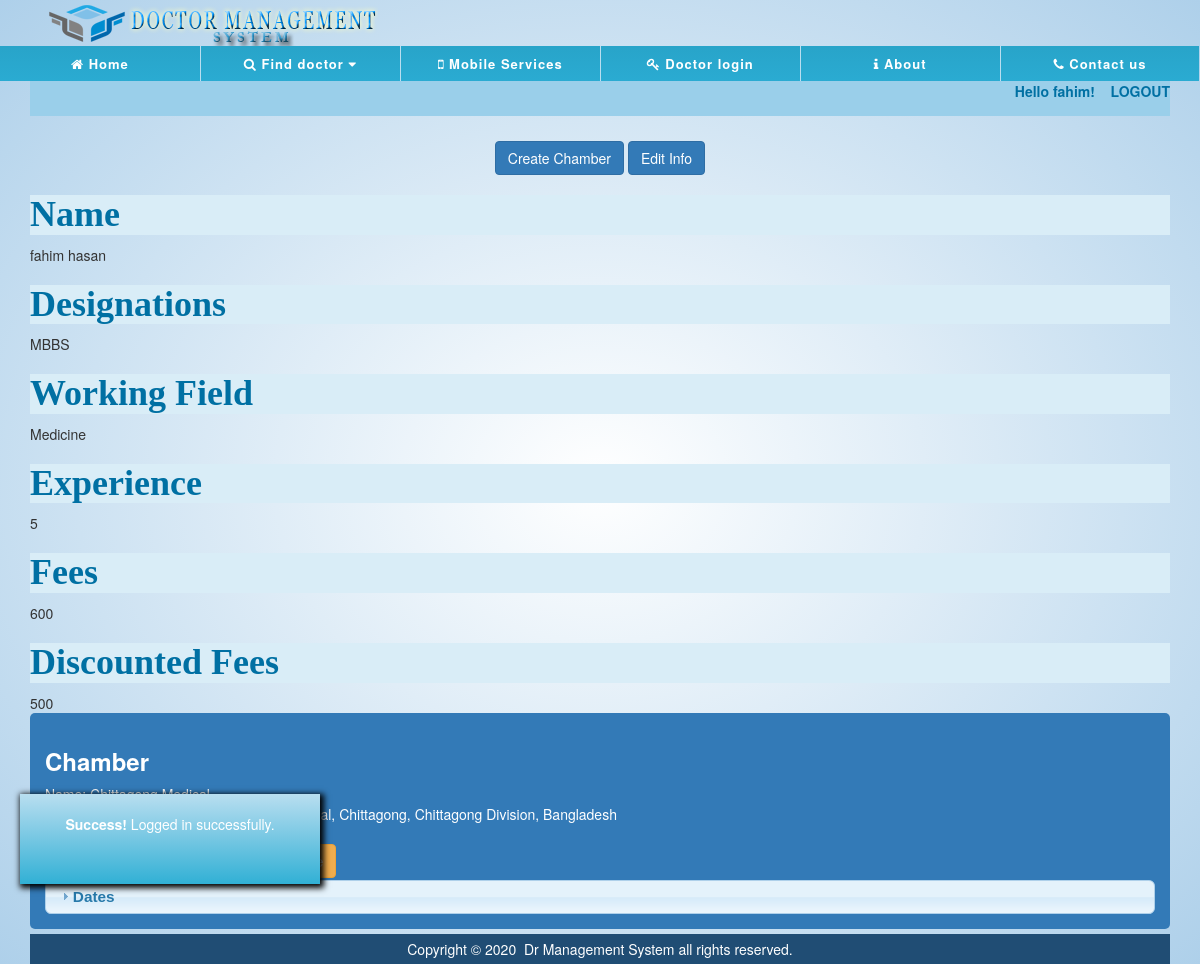
/views/BITM/RHYTHM/index.php (signed in), run on the app's committed database.
### tables this page shows
CREATE TABLE `doctor` (
  `id` int(13) NOT NULL,
  `first_name` varchar(100) NOT NULL,
  `last_name` varchar(100) NOT NULL,
  `email` varchar(100) NOT NULL,
  `password` varchar(100) NOT NULL,
  `bmdc` varchar(100) NOT NULL,
  `designation` varchar(100) NOT NULL,
  `working_field` varchar(100) NOT NULL,
  `experience` varchar(100) NOT NULL,
  `fees` varchar(100) NOT NULL,
  `discounted_fees` varchar(100) NOT NULL,
  `email_verified` varchar(200) NOT NULL,
  `is_real` varchar(100) NOT NULL DEFAULT 'NO'
);

CREATE TABLE `chamber` (
  `c_id` int(13) NOT NULL,
  `chamber_name` varchar(100) NOT NULL,
  `chamber_location` varchar(300) NOT NULL,
  `phone_no` varchar(100) NOT NULL,
  `d_id` int(13) NOT NULL,
  `day` varchar(100) NOT NULL,
  `max_app_day` varchar(100) NOT NULL,
  `max_p_limit` varchar(100) NOT NULL,
  `timeto` varchar(100) NOT NULL,
  `time` varchar(100) NOT NULL
);

### src/BITM/RHYTHM/User/User.php (called while the page is built, shortened)
<?php
class User extends DB{
    public $email="";
    public function setData($data=array()){
        if(array_key_exists('email',$data)){
            $this->email=$data['email'];
        }
        return $this;
    }
    public function view(){
        $query=" SELECT * FROM doctor WHERE email = '$this->email' ";
        $STH =$this->conn->query($query);
        $STH->setFetchMode(PDO::FETCH_OBJ);
        return $STH->fetch();
    }
}

### src/BITM/RHYTHM/Model/Database.php (called while the page is built, shortened)
<?php
class Database{
    public $username="root";
    public $password="";
    public function __construct()
    {
        try {
            $this->conn = new PDO("mysql:host=localhost;dbname=doctor_management_system", $this->username, $this->password);
        }
        catch(PDOException $e) {
            echo $e->getMessage();
        }
    }
}

### src/BITM/RHYTHM/Message/Message.php (called while the page is built, shortened)
<?php
class Message{
    public static function message($message=NULL)
    {
        if (is_null($message)) {
            $_message = self::getMessage();
            return $_message;
        } else {
            self::setMessage($message);
        }
    }
    public static function getMessage(){
        $_message= $_SESSION['message'];
        return $_message;
    }
}

### src/BITM/RHYTHM/User/Chamber.php (called while the page is built, shortened)
<?php
class chamber extends DB
{
    public function indexc($did){
        $query = "SELECT * FROM `doctor` inner join `chamber` on `doctor`.id=`chamber`.d_id WHERE doctor.id=$did";
        $sth = $this->conn->query($query);
        $sth->setFetchMode(PDO::FETCH_OBJ);
        $allData=  $sth->fetchAll();
        return $allData;
    }
}

### views/BITM/RHYTHM/index.php (the view, shortened to what this page needs)
<?php
$obj= new User();
$obj->setData($_SESSION);
$singleUser = $obj->view();
$object = new chamber();
$allData = $object->indexc($singleUser->id);
?>
<!DOCTYPE html>
<html>
<head>
    <link rel="stylesheet" href="../../../resources/bootstrap-3.3.7-dist/css/bootstrap.min.css">
    <link rel="stylesheet" href="../../../resources/jquery-ui-1.12.1.custom/jquery-ui.css">
    <link rel="stylesheet" type="text/css" href="../../../resources/font-awesome-4.7.0/css/font-awesome.min.css">
    <link rel="stylesheet" type="text/css" href="../../../resources/bootstrap-3.3.7-dist/css/bootstrap.min.css">
    <link rel="stylesheet" type="text/css" href="../../../resources/animate.css-master/animate.min.css">
    <link rel="stylesheet" type="text/css" href="../../../resources/css/commonnav.css">
    <link rel="stylesheet" type="text/css" href="../../../resources/css/commonfooter.css">
    <link rel="stylesheet" type="text/css" href="../../../resources/css/frontpagestyle.css">
</head>
<body style="background: radial-gradient(#ffffff,#aed0ea)">
<header>
    <div class="container">
        <div class="col-lg-10"><img src="../../../resources/image/headlogo.png" alt="header_logo"></div>
    </div>
    <div class="navigation">
        <ul>
            <li><a href="../../../index.php"><i class="fa fa-home"></i> Home</a></li>
            <li><a href=""><i class="fa fa-search"></i> Find doctor <i class="fa fa-caret-down"></i></a>
            </li>
            <li><a href="User/Profile/mobile.php"><i class="fa fa-mobile"></i> Mobile Services</a></li>
            <li><a href="index.php"><i class="fa fa-key"></i> Doctor login</a></li>
            <li><a href="User/Profile/about.php"><i class="fa fa-info"></i> About</a></li>
            <li><a href="User/Profile/contact_us.php"><i class="fa fa-phone"></i> Contact us</a></li>
        </ul>
    </div>
</header>
<div class="container">
    <header class="tab-content">
        <div style="width: 100%;height: 35px;background-color:#9acfea ">
            <div class="content" style="text-align: right;height: 35px;color: #0070a3;font-weight: bold ">
                Hello <?php echo "$singleUser->first_name"?>! &nbsp;
                <div style="float: right">&nbsp<a style="list-style-type: none;color: #0070a3;font-weight: bold" href= "User/Authentication/logout.php" > LOGOUT </a></div>
            </div>
        </div>
    </header>
    <div class="text-center">
        <?php  if(isset($_SESSION['message']) )if($_SESSION['message']!=""){ ?>
        <div id="message" >
            <?php if((array_key_exists('message',$_SESSION)&& (!empty($_SESSION['message'])))) {
                echo "&nbsp;".Message::message();
            }
            ?>
        </div>
        <?php } ?>
    </div>
    <div class="text-center" style="padding-top: 5px;">
        <form action="User/Profile/chamber.php" method="post" style="display: inline-block">
            <button type="submit" name="bton" class="btn btn-primary">Create Chamber</button>
        </form>
        <a href="User/Profile/edit_single_doctor.php?email=<?php echo $singleUser->email ?>" class="btn btn-primary">Edit Info</a>
    </div>
    <h1 class="bg-info">Name</h1>
    <div>
        <?php echo "$singleUser->first_name"?>&nbsp;<?php echo "$singleUser->last_name"?><br>
    </div>
<h1 class="bg-info">Designations</h1>
<div>
    <?php echo "$singleUser->designation"?><br>
</div>
    <h1 class="bg-info">Working Field</h1>
    <div>
        <?php echo "$singleUser->working_field"?><br>
    </div>
    <h1 class="bg-info">Experience</h1>
    <div>
        <?php echo "$singleUser->experience"?><br>
    </div>
    <h1 class="bg-info">Fees</h1>
    <div>
        <?php echo "$singleUser->fees"?><br>
    </div>
<h1 class="bg-info">Discounted Fees</h1>
<div>
    <?php echo "$singleUser->discounted_fees"?><br>
    <?php
    foreach ($allData as $singleUser){
        echo"
                <div class='bg-primary' style='padding: 15px;margin-bottom: 5px;border-radius: 5px;'>
                        <h3>Chamber</h3>
                        <div>Name: $singleUser->chamber_name</div>
                        <div>Location: $singleUser->chamber_location</div>
                        <div>Phone: $singleUser->phone_no</div>
                        <a href='User/Profile/all_appointed.php?c_id=$singleUser->c_id'  class='btn btn-success'>Check Previous record</a>
                        <a href='User/Profile/edit_single_chamber.php?c_id=$singleUser->c_id'  class='btn btn-success'>Edit</a>
                        <a href='User/Profile/delete_single_chamber.php?c_id=$singleUser->c_id'  onclick='return doConfirm();' class='btn btn-warning'>Delete</a>
                        <div class='accordion'>
                        <h3>Dates</h3>
            <div>
        ";
echo "
</div>
</div>
</div>";
    }
    ?>
</div>
    <footer class="text-center" style="background-color: #204d74;color: white;padding: 5px">Copyright &copy; <?php echo date("Y"); ?>&nbsp; Dr Management System all rights reserved.</footer>
</body>
</html>

### resources/css/commonnav.css (style rules this page uses)
.navigation { height: 35px; width: 100%; }
.navigation ul { height: 35px; padding: 0 }
.navigation ul li { height: 35px; width: 16.66%; line-height: 35px; list-style: none; display: block; float: left; background: linear-gradient(#28a4c9,#2aabd2); text-align: center; color: white; border-left: 1px solid #b9def0; cursor: pointer; }
.navigation ul li:first-child { border-left: none }
.navigation ul li a { text-decoration: none; color: white; font-size: 13px; font-weight: bold; letter-spacing: 1px; }

### resources/css/frontpagestyle.css (style rules this page uses)
* { margin: 0; padding: 0; }
h3 { font-weight: bold; }

### views/BITM/RHYTHM/index.php (style rules this page uses)
h1 { font-weight: bold;font-family: "Monotype Corsiva";color: #0070a3 }

### data on the page
doctor: first_name "fahim", last_name "hasan", designation "MBBS", working_field "Medicine", experience "5", fees "600", discounted_fees "500"
chamber: chamber_name "Chittagong Medical", chamber_location "Chittagong Medical College Hospital, Chittagong, Chittagong Division, Bangladesh", phone_no "01676081282"

### other printed values
Message::message() "Success! Logged in successfully."
